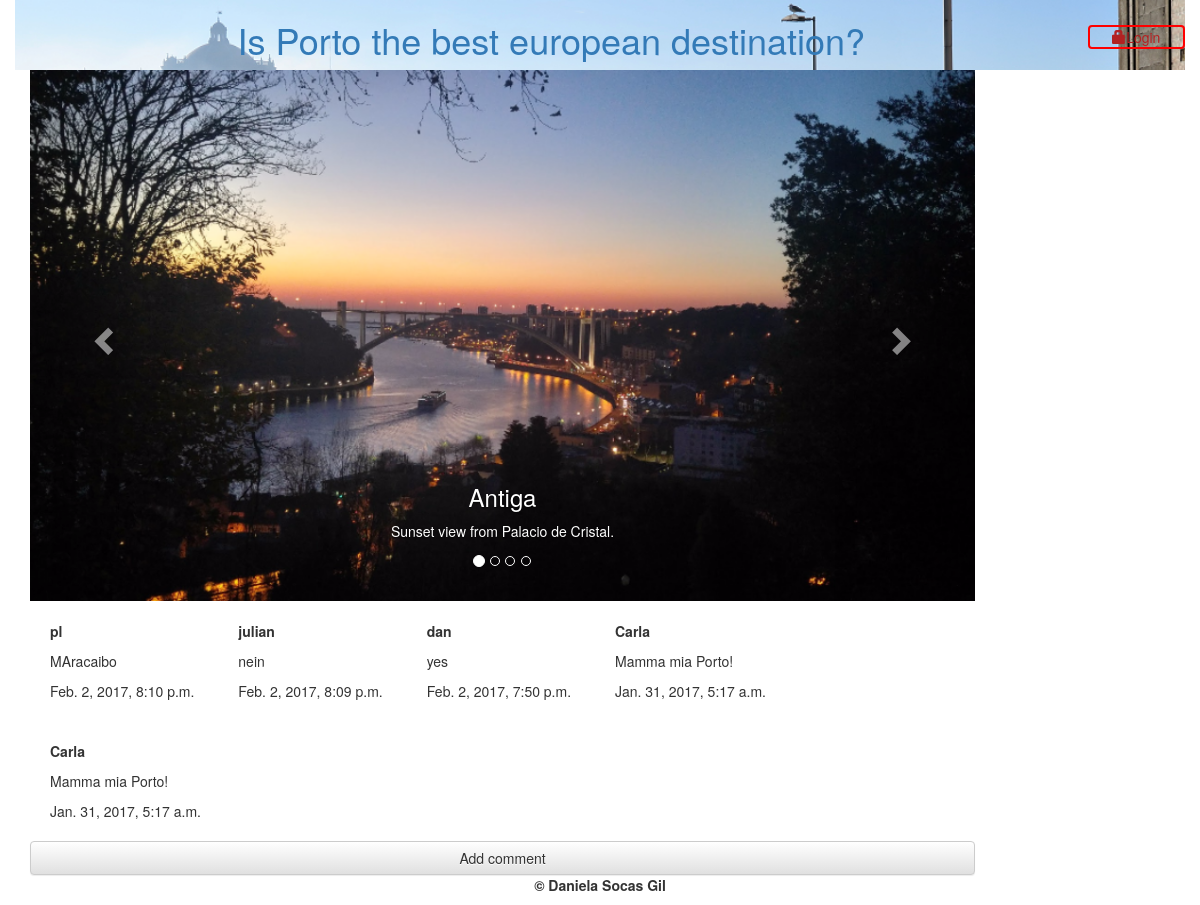
/, run on an earlier commit of the app's database.
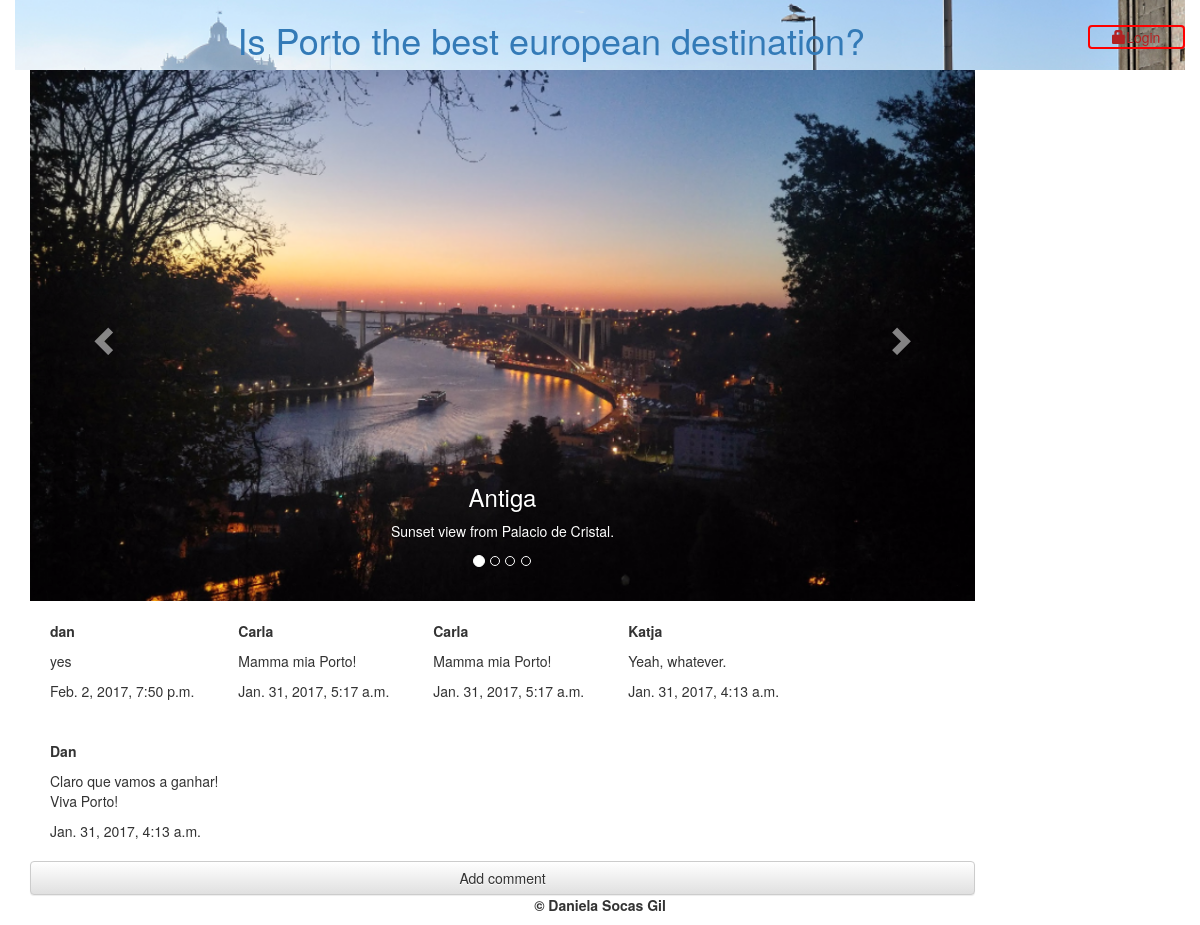
And on a later commit of the database.
### post/models.py (models this page shows, shortened)
class Comment(models.Model):
    author = models.CharField(max_length=50)
    email = models.EmailField(max_length=75)
    text = models.TextField()
    created_date = models.DateTimeField(default=timezone.now)

### post/views.py (the view)
# urls.py: url(r'^$', views.index, name='index'),
def index(request):
    lasts_comment_list = Comment.objects.order_by('-created_date')[:5]
    comment_list = Comment.objects.all()
    context = {'lasts_comment_list': lasts_comment_list}
    return render(request, 'post/index.html', context)

### post/templates/post/index.html (shortened to what this page needs)
{% extends 'post/base.html' %}
    {% block content %}
        <div id="myCarousel" class="carousel slide" data-ride="carousel">
          <ol class="carousel-indicators">
            <li data-target="#myCarousel" data-slide-to="0" class="active"></li>
            <li data-target="#myCarousel" data-slide-to="1"></li>
            <li data-target="#myCarousel" data-slide-to="2"></li>
            <li data-target="#myCarousel" data-slide-to="3"></li>
          </ol>
          <div class="carousel-inner" role="listbox">
            <div class="item active">
              <img src="static/images/carousel/porto.jpg" alt="Porto">
              <div class="carousel-caption">
                <h3>Antiga</h3>
                <p>Sunset view from Palacio de Cristal.</p>
              </div>
            </div>
          </div>
          <a class="left carousel-control" href="#myCarousel" role="button" data-slide="prev">
            <span class="glyphicon glyphicon-chevron-left" aria-hidden="true"></span>
          </a>
          <a class="right carousel-control" href="#myCarousel" role="button" data-slide="next">
            <span class="glyphicon glyphicon-chevron-right" aria-hidden="true"></span>
          </a>
        </div>
        {% for comment in lasts_comment_list %}
            <div class="comment">
                <strong>{{ comment.author }}</strong>
                <p>{{ comment.text|linebreaks }}</p>
                <div class="date">{{ comment.created_date }}</div>
            </div>
        {% empty %}
            <p>No comments here yet :(</p>
        {% endfor %}
        <a id="add" class="btn btn-default" href="{% url 'add_comment_to_post' %}">Add comment</a>
    {% endblock %}

### post/templates/post/base.html (shortened to what this page needs)
{% load staticfiles %}
<html>
    <head>
        <link rel="stylesheet" href="//maxcdn.bootstrapcdn.com/bootstrap/3.3.2/css/bootstrap.min.css">
        <link rel="stylesheet" href="//maxcdn.bootstrapcdn.com/bootstrap/3.2.0/css/bootstrap-theme.min.css">
        <link rel="stylesheet" href="{% static 'css/post.css' %}">
    </head>
    <body>
        <header class="container">
  		    <div class=row>
  		        <h1 class="col-sm-11 text-center"><a href="/">Is Porto the best european destination?</a></a></h1>
                {% if user.is_authenticated %}
                    <p class="login col-sm-1 text-center">{{ user.username }}! <small>(<a href="{% url 'logout' %}">Log out</a>)</small></p>
                {% else %}
                    <a class="login col-sm-1 text-center" href="{% url 'login' %}" class="top-menu"><span class="glyphicon glyphicon-lock"></span>Login</a>
                {% endif %}
            </div>
        </header>
        <div class="content container">
            <div class="row">
                <div class="col-md-10">
                    {% block content %}
                    {% endblock %}
                </div>
            </div>
        </div>
        <div class="page-footer">
            <p><strong>&copy; Daniela Socas Gil</strong></p>
        </div>
    </body>
</html>

### post/static/css/post.css (style rules this page uses)
.login { color:#B22222; margin-top: 25px; border: 2px solid #FF0000; border-radius: 4px;; }
.comment { padding:20px; display: inline-block; }
#add { display:block; }
header { text-align:center; background-image: url('./images/carousel/metro_ponte.png'); background-size: cover; }
.page-footer { background-image: url('https://i.ytimg.com/vi/WTLs99-yjeU/maxresdefault.jpg'); background-size: cover; text-align:center; }

What changed in the data, as far as the page shows it:
removed Comment: author "pl", text "MAracaibo", created_date "Feb. 2, 2017, 8:10 p.m."
removed Comment: author "julian", text "nein", created_date "Feb. 2, 2017, 8:09 p.m."
now on this page (row unchanged): Comment: author "Katja", text "Yeah, whatever.", created_date "Jan. 31, 2017, 4:13 a.m."
now on this page (row unchanged): Comment: author "Dan", text "Claro que vamos a ganhar! Viva Porto!", created_date "Jan. 31, 2017, 4:13 a.m."
